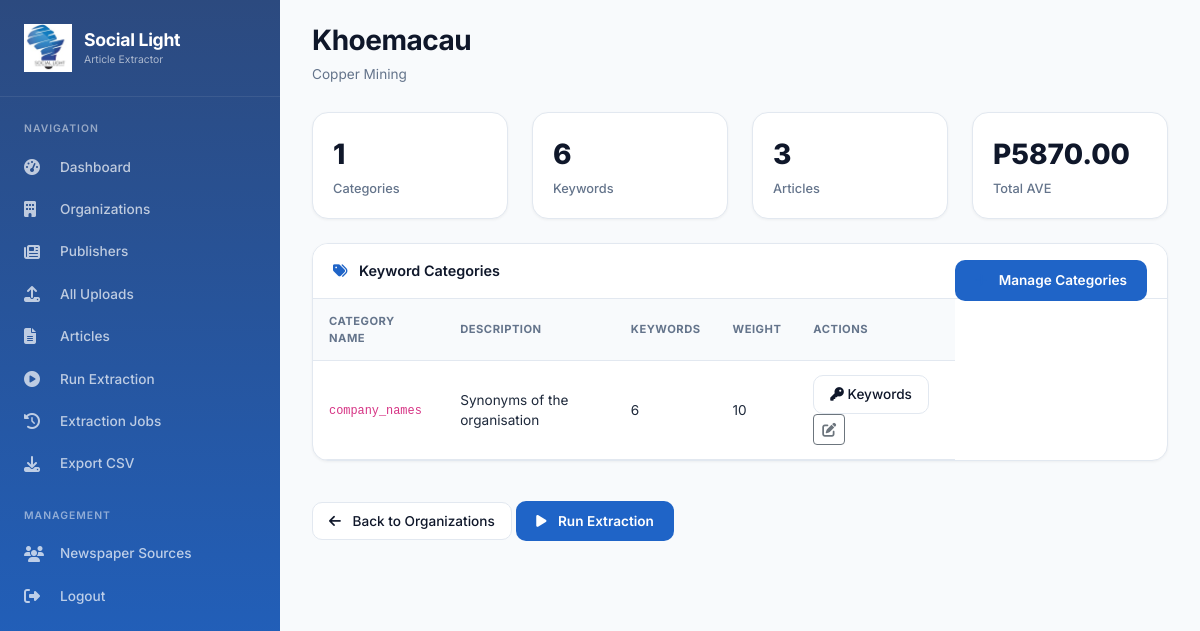
The app's page /organisations/1/ (signed in) with its own data.
### organisations/models.py (models this page shows, shortened)
class Organisation(models.Model):
    name = models.CharField(max_length=200, unique=True)
    description = models.TextField(blank=True, null=True)
    created_at = models.DateTimeField(auto_now_add=True)

class KeywordCategory(models.Model):
    organisation = models.ForeignKey(Organisation, on_delete=models.CASCADE, related_name='keyword_categories')
    name = models.CharField(max_length=100)
    description = models.CharField(max_length=200, blank=True, null=True)
    weight = models.IntegerField(default=1)
    class Meta:
        unique_together = ['organisation', 'name']

### organisations/views.py (the view)
# urls.py: path('<int:organisation_id>/', views.organisation_detail, name='detail'),
@staff_member_required
def organisation_detail(request, organisation_id):
    organisation = get_object_or_404(Organisation, id=organisation_id)
    categories = organisation.keyword_categories.all()
    total_keywords = 0
    for cat in categories:
        total_keywords += cat.keywords.filter(is_active=True).count()
    articles = ExtractedArticle.objects.filter(organisation=organisation)
    total_articles = articles.count()
    total_ave = articles.aggregate(total=models.Sum('ave'))['total'] or 0
    context = {
        'organisation': organisation,
        'categories': categories,
        'total_keywords': total_keywords,
        'total_articles': total_articles,
        'total_ave': total_ave,
    }
    return render(request, 'organisations/detail.html', context)

### templates/organisations/detail.html (shortened to what this page needs)
{% extends 'base.html' %}
{% block content %}
<div class="page-header">
    <h1>{{ organisation.name }}</h1>
    <p>{{ organisation.description|default:"No description provided" }}</p>
</div>
<div class="row mb-4">
    <div class="col-md-3">
        <div class="stat-card">
            <div class="stat-value">{{ categories|length }}</div>
            <div class="stat-label">Categories</div>
        </div>
    </div>
    <div class="col-md-3">
        <div class="stat-card">
            <div class="stat-value">{{ total_keywords }}</div>
            <div class="stat-label">Keywords</div>
        </div>
    </div>
    <div class="col-md-3">
        <div class="stat-card">
            <div class="stat-value">{{ total_articles }}</div>
            <div class="stat-label">Articles</div>
        </div>
    </div>
    <div class="col-md-3">
        <div class="stat-card">
            <div class="stat-value">P{{ total_ave|floatformat:2|default:"0" }}</div>
            <div class="stat-label">Total AVE</div>
        </div>
    </div>
</div>
<div class="row">
    <div class="col-md-12">
        <div class="section-card">
            <div class="section-header">
                <i class="fas fa-tags"></i> Keyword Categories
                <a href="{% url 'organisations:keyword_categories' organisation.id %}" class="float-end btn btn-sm btn-primary">
                    <i class="fas fa-plus"></i> Manage Categories
                </a>
            </div>
            <div class="table-responsive">
                <table class="data-table">
                    <thead>
                        <tr>
                            <th>Category Name</th>
                            <th>Description</th>
                            <th>Keywords</th>
                            <th>Weight</th>
                            <th>Actions</th>
                        </tr>
                    </thead>
                    <tbody>
                        {% for cat in categories %}
                        <tr>
                            <td><code>{{ cat.name }}</code></td>
                            <td>{{ cat.description|default:"-" }}</td>
                            <td>{{ cat.keywords.count }}</td>
                            <td>{{ cat.weight }}</td>
                            <td>
                                <a href="{% url 'organisations:category_keywords' cat.id %}" class="btn btn-sm btn-outline-primary">
                                    <i class="fas fa-key"></i> Keywords
                                </a>
                                <a href="{% url 'organisations:edit_category' cat.id %}" class="btn btn-sm btn-outline-secondary">
                                    <i class="fas fa-edit"></i>
                                </a>
                             </div>
                        {% empty %}
                        <tr>
                            <td colspan="5" class="text-center py-4 text-muted">No categories yet.
                                <a href="{% url 'organisations:keyword_categories' organisation.id %}">Add your first category</a>
                            </td>
                        </tr>
                        {% endfor %}
            </div>
        </div>
    </div>
</div>
<div class="mt-3">
    <a href="{% url 'organisations:list' %}" class="btn btn-outline-primary">
        <i class="fas fa-arrow-left me-2"></i> Back to Organizations
    </a>
    <a href="{% url 'organisations:run_extraction' %}" class="btn btn-primary">
        <i class="fas fa-play me-2"></i> Run Extraction
    </a>
</div>
{% endblock %}

### templates/base.html (style rules this page uses)
* { margin: 0; padding: 0; box-sizing: border-box; }
body { font-family: 'Inter', -apple-system, BlinkMacSystemFont, 'Segoe UI', Roboto, sans-serif; background-color: #f8fafc; overflow-x: hidden; }
.page-header { margin-bottom: 28px; }
.page-header h1 { font-size: 1.75rem; font-weight: 700; color: #0f172a; margin: 0; letter-spacing: -0.5px; }
.page-header p { color: #64748b; font-size: 0.85rem; margin: 6px 0 0; }
.stat-card { background: white; border-radius: 16px; padding: 20px; box-shadow: 0 1px 3px rgba(0,0,0,0.05); border: 1px solid #e2e8f0; transition: all 0.2s; }
.stat-value { font-size: 1.75rem; font-weight: 800; color: #0f172a; }
.stat-label { font-size: 0.8rem; color: #64748b; margin-top: 4px; font-weight: 500; }
.section-card { background: white; border-radius: 16px; box-shadow: 0 1px 3px rgba(0,0,0,0.05); border: 1px solid #e2e8f0; margin-bottom: 24px; overflow: hidden; }
.section-header { padding: 16px 20px; border-bottom: 1px solid #e2e8f0; background: white; font-weight: 600; font-size: 0.9rem; color: #0f172a; }
.section-header i { margin-right: 8px; color: #1F64C7; }
.btn-primary { background: #1F64C7; border: none; padding: 10px 20px; font-size: 0.85rem; font-weight: 600; border-radius: 10px; transition: all 0.2s; }
.btn-outline-primary { border: 1.5px solid #e2e8f0; background: white; color: #0f172a; padding: 8px 16px; font-size: 0.85rem; font-weight: 500; border-radius: 10px; }
.data-table { width: 100%; }
.data-table th { font-size: 0.7rem; font-weight: 700; text-transform: uppercase; letter-spacing: 0.5px; color: #64748b; padding: 14px 16px; background: #f8fafc; border-bottom: 1px solid #e2e8f0; }
.data-table td { padding: 14px 16px; font-size: 0.85rem; border-bottom: 1px solid #e2e8f0; color: #1e293b; }

### records on screen
Organisation: name "Khoemacau", description "Copper Mining"
KeywordCategory: name "company_names", description "Synonyms of the organisation", keywords.count "6", weight "10"

### other values on screen
{{ categories|length }} "1"
{{ total_keywords }} "6"
{{ total_articles }} "3"
{{ total_ave|floatformat:2|default:"0" }} "5870.00"
